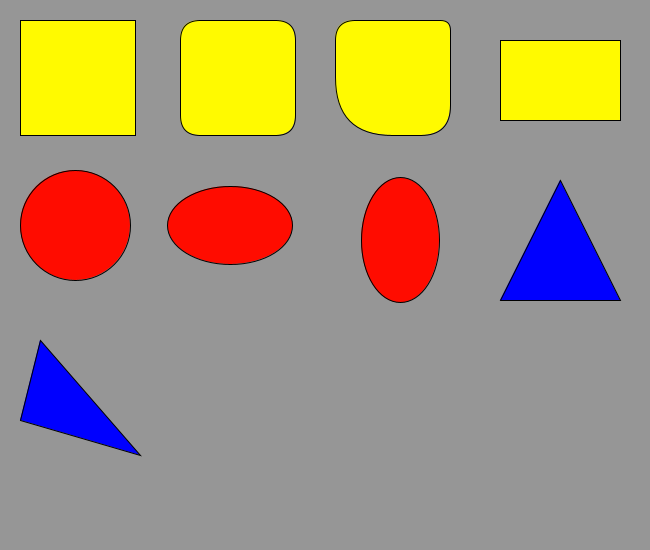
Frame 1 (no input)
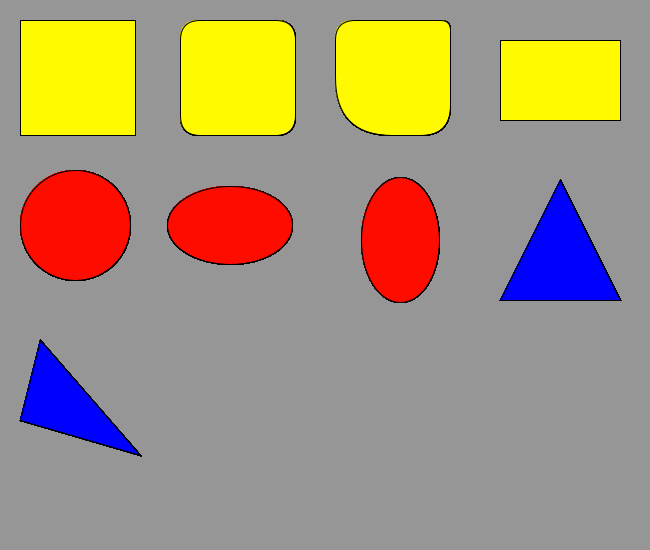
Frame 60 (the mouse pressed at the canvas centre just before this capture)
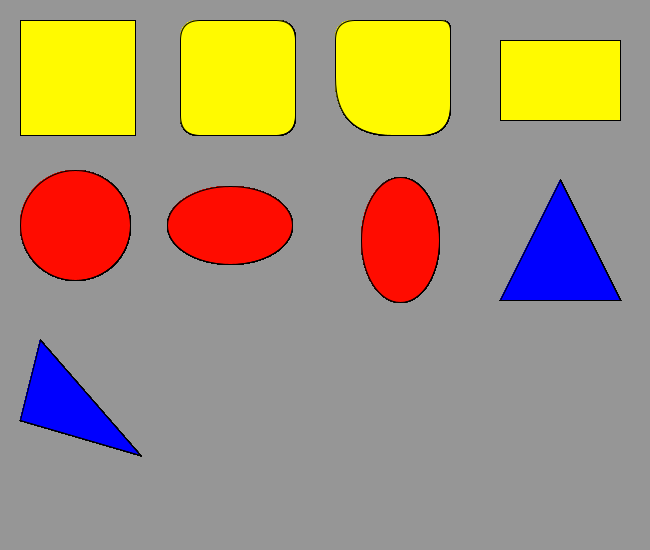
Frame 120 (the mouse held since frame 60 and released just before this capture)

The Processing sketch that drew these frames (run headless with seeded random() and noise(); from frame 60 on, the mouse is pressed at the canvas centre):

// Processing sketch: Shapes
// ── Shapes.pde
void setup() {
  size(650,550);
  background(150);
}
void draw() {
  fill(255,250,0);
  rect(20,20,115,115);
  rect(180,20,115,115,20);
  rect(335,20,115,115,20,10,30,65);
  rect(500,40,120,80);
  fill(255,12,0);
  ellipse(75,225,110,110);
  ellipse(230,225,125,78);
  ellipse(400,240,78,125);
  fill(0,0,255);
  triangle(500,300,560,180,620,300);
  triangle(20,420,40,340,140,455);
}
